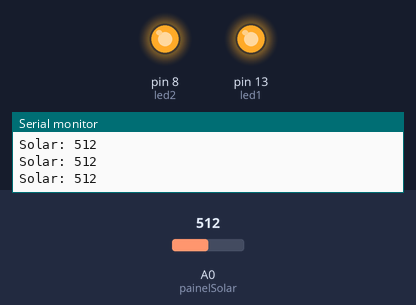
The sketch below on a simulated Arduino Uno, built with avr-gcc and run on an emulated ATmega328P. Shown: output pins drawn as LEDs (lit = HIGH), the last lines printed to the serial monitor. Inputs (shaded band) come from the test bench; at power-on: A0 (painelSolar) = 512.

Above: at 1.2 s.
1.3 s: A0 (painelSolar) set to 216
2.8 s: A0 (painelSolar) set to 190
At 3.8 s:
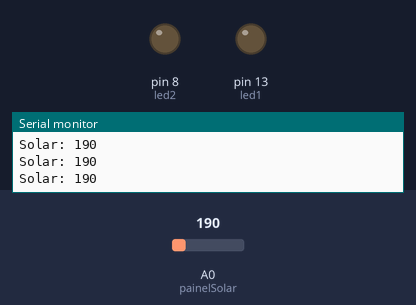
4.3 s: A0 (painelSolar) set to 210
At 5.1 s:
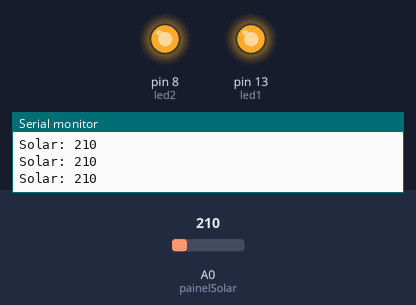
5.8 s: A0 (painelSolar) set to 122
At 6.5 s:
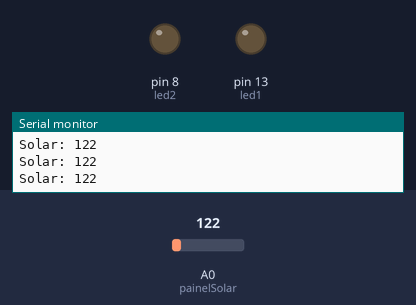
Timing chart, 0 to 8.3 s (numbered marks = the images above; inputs shaded):
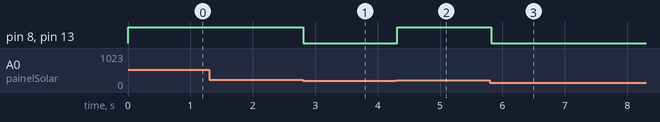

Measured:
- the behaviour switches between 201 and 200 on A0 (painelSolar) (found by bisection; images 0 and 1)
- after the input at 2.8 s, pin 8 (led2), pin 13 (led1): HIGH → LOW at once
- after the input at 4.3 s, pin 8 (led2), pin 13 (led1): LOW → HIGH at once
- after the input at 5.8 s, pin 8 (led2), pin 13 (led1): HIGH → LOW at once

The sketch:

led_placa_solar.ino
```cpp
const int painelSolar = A0;
const int led1 = 13;
const int led2 = 8;

void setup()
{
  pinMode(led1, OUTPUT);
  pinMode(led2, OUTPUT);
  Serial.begin(9600);
}

void loop()
{
  int leitura = analogRead(painelSolar);

  Serial.print("Solar: ");
  Serial.println(leitura);

  if (leitura > 200)
  {
    digitalWrite(led1, HIGH);
    digitalWrite(led2, HIGH);
  }
  else
  {
    digitalWrite(led1, LOW);
    digitalWrite(led2, LOW);
  }

  delay(100);
}
```
